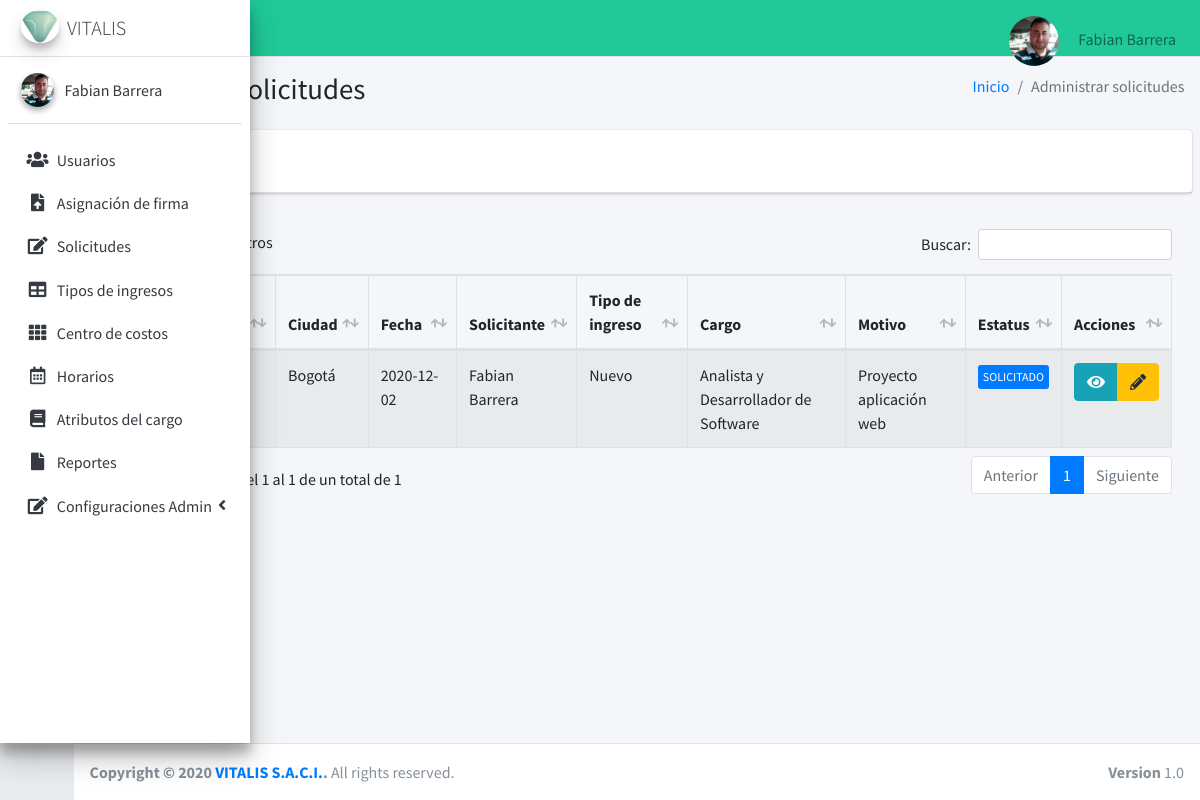
Page /solicitudes (signed in) on the earlier database version.
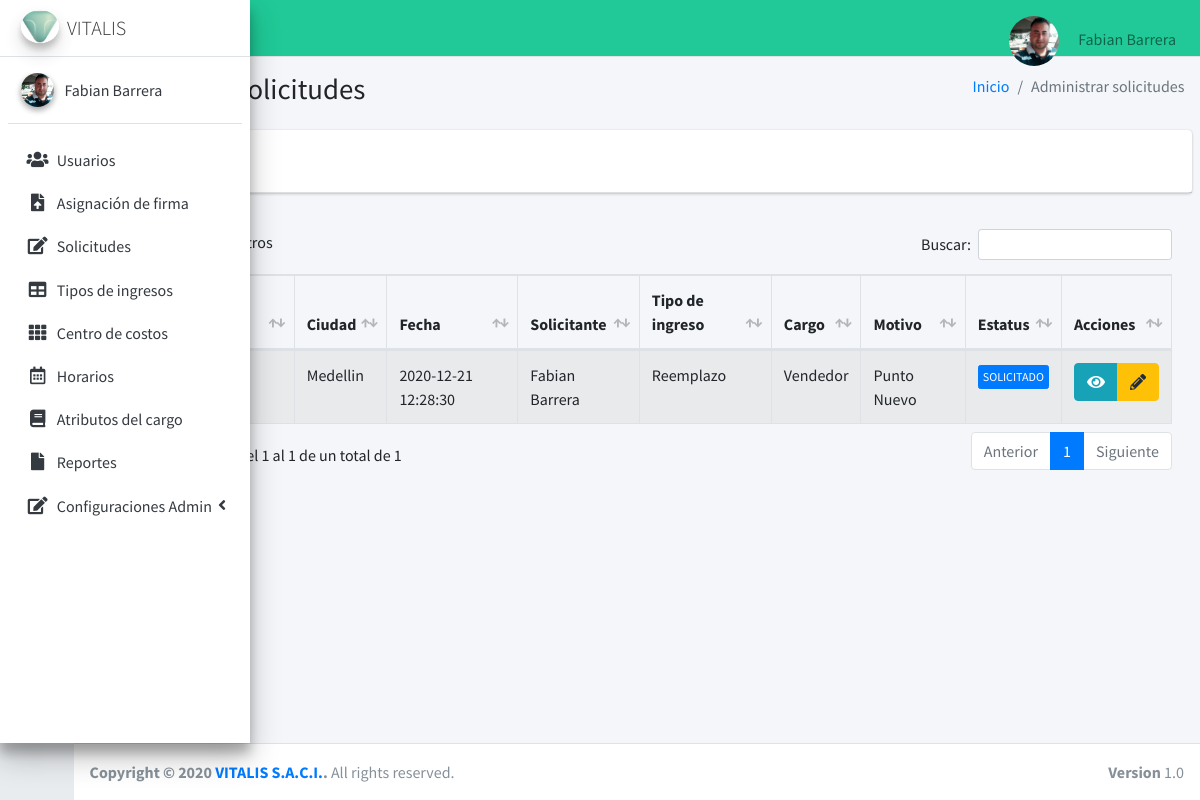
Same page on the later database version.
### tables this page shows
CREATE TABLE `solicitud` (
  `id` int(11) NOT NULL,
  `ciudad` varchar(30) DEFAULT NULL,
  `fecha` datetime DEFAULT current_timestamp(),
  `formacion` text NOT NULL,
  `otra_formacion` varchar(100) DEFAULT NULL,
  `genero` varchar(20) NOT NULL,
  `fecha_estado` timestamp NOT NULL DEFAULT current_timestamp(),
  `exp_lab` text DEFAULT NULL,
  `tiempo_exp` text NOT NULL,
  `ciudad_labor` text NOT NULL,
  `tipo_salario` varchar(100) NOT NULL,
  `monto_salario` varchar(250) DEFAULT NULL,
  `tipo_contrato` varchar(100) NOT NULL,
  `otra_duracion` varchar(100) NOT NULL,
  `observaciones` text NOT NULL,
  `id_usuario` int(11) NOT NULL,
  `motivo` text NOT NULL,
  `cargo_solicitado` text NOT NULL,
  `area_personal` text NOT NULL,
  `codigo_ceco` varchar(20) NOT NULL,
  `horario` varchar(100) NOT NULL,
  `tipo_ingreso` varchar(50) NOT NULL,
  `estatus` text NOT NULL,
  `fecha_recepcion` timestamp NOT NULL DEFAULT current_timestamp(),
  `fecha_contratacion` date NOT NULL,
  `nombre_candidato` text NOT NULL,
  `usuario_sap` varchar(11) NOT NULL,
  `experiencia_en` varchar(250) NOT NULL,
  `ti_pc` text DEFAULT NULL,
  `pc_observaciones` varchar(100) NOT NULL,
  `ti_telefono` text DEFAULT NULL,
  `tel_observaciones` varchar(100) NOT NULL,
  `ti_correo` text DEFAULT NULL,
  `correo_observaciones` varchar(100) NOT NULL,
  `ti_observaciones` varchar(250) NOT NULL,
  `permisos` varchar(250) NOT NULL,
  `codigo` int(11) NOT NULL,
  `nombre_ceco` text NOT NULL,
  `firma_solicitante` text NOT NULL,
  `nombre_director` varchar(100) NOT NULL,
  `firma_director` text NOT NULL,
  `nombre_df` varchar(100) NOT NULL,
  `firma_df` text NOT NULL
);

CREATE TABLE `usuarios` (
  `iduser` int(11) NOT NULL,
  `nombre` varchar(100) NOT NULL,
  `correo` varchar(50) NOT NULL,
  `usuario` text DEFAULT NULL,
  `password` text NOT NULL,
  `perfil` text NOT NULL,
  `area` text NOT NULL,
  `estado` int(11) NOT NULL,
  `fecha` timestamp NULL DEFAULT current_timestamp(),
  `foto` text NOT NULL,
  `telefono` bigint(50) DEFAULT NULL,
  `solicitudes` int(11) DEFAULT NULL,
  `ultimologin` datetime DEFAULT NULL
);

### controladores/plantilla.controlador.php (called while the page is built)
<?php
class ControladorPlantilla{
    static public function ctrPlantilla(){
        include "vistas/plantilla.php";
    }
}

### index.php (called while the page is built, shortened)
<?php
  require_once "controladores/plantilla.controlador.php";
  require_once "controladores/usuarios.controlador.php";
  require_once "controladores/solicitudes.controlador.php";
  require_once "controladores/centroCostos.controlador.php";
  require_once "modelos/usuarios.modelo.php";
  require_once "modelos/solicitudes.modelo.php";
  $plantilla =new ControladorPlantilla();
  $plantilla -> ctrPlantilla();
  ?>

### controladores/solicitudes.controlador.php (called while the page is built, shortened)
<?php
    class ControladorSolicitudes{
	static public function ctrMostrarSolicitudes($item, $valor){
		$tabla = "solicitud";
		$respuesta = ModeloSolicitudes::mdlMostrarSolicitudes($tabla, $item, $valor);
		return $respuesta;
	}
}

### modelos/conexion.php (called while the page is built)
<?php
class Conexion{
	static public function conectar(){
		$link = new PDO("mysql:host=localhost;dbname=vitaweb",
			            "root",
			            "");
		$link->exec("set names utf8");
		return $link;
	}
}

### modelos/solicitudes.modelo.php (called while the page is built, shortened)
<?php
class ModeloSolicitudes{
    static public function mdlMostrarSolicitudes($tabla, $item, $valor){
        if ($item != null) {
            $stmt = Conexion::conectar()->prepare("SELECT * FROM $tabla WHERE $item = :$item ORDER BY fecha DESC");
            $stmt -> bindParam(":".$item, $valor, PDO::PARAM_STR);
            $stmt -> execute();
            return $stmt ->fetch();
        }else {
            $stmt = Conexion::conectar()->prepare("SELECT * FROM $tabla ORDER BY fecha DESC");
            $stmt -> execute();
            return $stmt ->fetchAll();
        }
    }
}

### controladores/usuarios.controlador.php (called while the page is built, shortened)
<?php
class ControladorUsuarios{
	static public function ctrMostrarUsuarios($item, $valor){
		$tabla = "usuarios";
		$respuesta = ModeloUsuarios::mdlMostrarUsuarios($tabla, $item, $valor);
		return $respuesta;
	}
}

### modelos/usuarios.modelo.php (called while the page is built, shortened)
<?php
require_once "conexion.php";
class ModeloUsuarios{
	static public function mdlMostrarUsuarios($tabla, $item, $valor){
		if ($item != null) {
			$stmt = Conexion::conectar()->prepare("SELECT * FROM $tabla WHERE $item = :$item");
        	$stmt -> bindParam(":".$item, $valor, PDO::PARAM_STR);
        	$stmt -> execute();
        	return $stmt -> fetch();
		}else{
			$stmt = Conexion::conectar()->prepare("SELECT * FROM $tabla");
        	$stmt -> execute();
        	return $stmt -> fetchAll();
		}
    }
}

### vistas/modulos/solicitudes.php (the view, shortened to what this page needs)
<div class="content-wrapper">
  <section class="content-header">
    <div class="container-fluid">
      <div class="row mb-2">
        <div class="col-sm-6">
          <h1>Administrar solicitudes</h1>
        </div>
        <div class="col-sm-6">
          <ol class="breadcrumb float-sm-right">
            <li class="breadcrumb-item"><a href="inicio">Inicio</a></li>
            <li class="breadcrumb-item active">Administrar solicitudes</li>
          </ol>
        </div>
      </div>
    </div>
  </section>
  <section class="content">
    <div class="card">
      <div class="card-header">
        <a href="crear-solicitud">
        <button type="button" class="btn btn-primary">
        </button>
        </a>
      </div>
    </div>
    <div class="card-body">
      <table id="example1" class="table table-bordered table-striped">
        <thead>
          <tr>
            <th style="width: 10px;" >#</th>
            <th>Codigo Solicitud</th>
            <th>Ciudad</th>
            <th>Fecha</th>
            <th>Solicitante</th>
            <th>Tipo de ingreso</th>
            <th>Cargo</th>
            <th>Motivo</th>
            <th>Estatus</th>
            <th>Acciones</th>
          </tr>
        </thead>
        <tbody>
          <?php
            $item = null;
            $valor = null;
            $respuesta = ControladorSolicitudes::ctrMostrarSolicitudes($item, $valor);
            foreach ($respuesta as $key => $value) {
               echo '
               <tr>
               <td>'.($key+1).'</td>
               <td>'.$value["codigo"].'</td>
               <td>'.$value["ciudad"].'</td>
               <td>'.$value["fecha"].'</td>';
               $itemUsuario = "usuario";
               $valorUsuario = $value["id_usuario"];
               $respuestaUsuario = ControladorUsuarios::ctrMostrarUsuarios($itemUsuario, $valorUsuario);
               echo '<td>'.$respuestaUsuario["nombre"].'</td>
               <td>'.$value["tipo_ingreso"].'</td>
               <td>'.$value["cargo_solicitado"].'</td>
               <td>'.$value["motivo"].'</td>
               <td><button class="btn btn-primary btn-xs">SOLICITADO</button></td>
               <td>
                 <div class="btn-group">
                   <button class="btn btn-info"><i class="fas fa-eye"></i></button>
                   <button class="btn btn-warning"><i class="fas fa-pencil-alt"></i></button>
                 </div>
               </td>
             </tr>
               ';
            }
          ?>
        </tbody>
      </table>
    </div>
</div>
</div>

### vistas/plantilla.php (shortened to what this page needs)
<!DOCTYPE html>
<html>
<head>
  <link rel="stylesheet" href="vistas/plugins/fontawesome-free/css/all.min.css">
  <link rel="stylesheet" href="https://code.ionicframework.com/ionicons/2.0.1/css/ionicons.min.css">
  <link rel="stylesheet" href="vistas/plugins/datatables-bs4/css/dataTables.bootstrap4.min.css">
  <link rel="stylesheet" href="vistas/plugins/datatables-responsive/css/responsive.bootstrap4.min.css">
  <link rel="stylesheet" href="vistas/plugins/tempusdominus-bootstrap-4/css/tempusdominus-bootstrap-4.min.css">
  <link rel="stylesheet" href="vistas/plugins/icheck-bootstrap/icheck-bootstrap.min.css">
  <link rel="stylesheet" href="vistas/plugins/jqvmap/jqvmap.min.css">
  <link rel="stylesheet" href="vistas/dist/css/adminlte.css">
  <link rel="stylesheet" href="vistas/plugins/overlayScrollbars/css/OverlayScrollbars.min.css">
  <link rel="stylesheet" href="vistas/plugins/daterangepicker/daterangepicker.css">
  <link rel="stylesheet" href="vistas/plugins/summernote/summernote-bs4.css">
</head>
<body class="hold-transition sidebar-collapse sidebar-mini login-page">
  <?php
  if (isset($_SESSION["iniciarSesion"]) && $_SESSION["iniciarSesion"] == "ok") {
    echo '<div class="wrapper">';
    include "modulos/nav.php";
    include "modulos/menu.php";
    if (isset($_GET["ruta"])) {
      if (
        $_GET["ruta"] == "inicio" ||
        $_GET["ruta"] == "usuarios" ||
        $_GET["ruta"] == "asignacionFirma" ||
        $_GET["ruta"] == "solicitudes" ||
        $_GET["ruta"] == "crear-solicitud" ||
        $_GET["ruta"] == "editar-solicitud" ||
        $_GET["ruta"] == "tiposIngreso" ||
        $_GET["ruta"] == "centroCostos" ||
        $_GET["ruta"] == "horarios" ||
        $_GET["ruta"] == "atributosCargo" ||
        $_GET["ruta"] == "reportes" ||
        $_GET["ruta"] == "configuraciones" ||
        $_GET["ruta"] == "configurarCorreo" ||
        $_GET["ruta"] == "datosFormato" ||
        $_GET["ruta"] == "perfiles" ||
        $_GET["ruta"] == "login" ||
        $_GET["ruta"] == "salir"
      ) {
        include "modulos/" . $_GET["ruta"] . ".php";
      } else {
        include "modulos/404.php";
      }
    } else {
      include "modulos/inicio.php";
    }
    include "modulos/footer.php";
  } else {
    include "modulos/login.php";
  }
  ?>
</body>
</html>

### vistas/modulos/nav.php (shortened to what this page needs)
<nav class="main-header navbar navbar-expand navbar-teal navbar-light">
    <ul class="navbar-nav">
        <li class="nav-item">
            <a class="nav-link" data-widget="pushmenu" href="#" role="button"><i class="fas fa-bars"></i></a>
        </li>
    </ul>
    <ul class="navbar-nav ml-auto">
        <li class="nav-item dropdown user-menu">
            <a href="#" class="nav-link dropdown-toggle" data-toggle="dropdown" aria-expanded="false">
            <?php
                   if ($_SESSION["foto"] != ""){
                   echo '<img src="'.$_SESSION["foto"].'"class="img-size-50 mr-3 img-circle">';
                   }else {
                   echo '<img src="vistas/img/usuarios/user1.jpg" class="img-size-50 mr-3 img-circle">';
                   }
                   ?>
                <span class="d-none d-md-inline"> <?php echo $_SESSION["nombre"]; ?></span>
            </a>
        </li>
    </ul>
</nav>

### vistas/modulos/menu.php (shortened to what this page needs)
<aside class="main-sidebar sidebar-light-primary elevation-4">
    <a href="inicio" class="brand-link">
      <img src="vistas/dist/img/logo3.png" alt="AdminLTE Logo" class="brand-image img-circle elevation-3"
           style="opacity: .8">
      <span class="brand-text font-weight-light">VITALIS</span>
    </a>
    <div class="sidebar">
      <div class="user-panel mt-3 pb-3 mb-3 d-flex">
        <div class="image">
        <?php
                   if ($_SESSION["foto"] != ""){
                    echo '<img src="'.$_SESSION["foto"].'"class="img-circle elevation-2">';
                   }else {
                    echo '<img src="vistas/img/usuarios/user5.png" class="img-circle elevation-2" alt="User Image">';
                   }
                ?>
        </div>
        <div class="info">
          <a href="#" class="d-block"><?php echo $_SESSION["nombre"]; ?></a>
        </div>
      </div>
      <nav class="mt-2">
        <ul class="nav nav-pills nav-sidebar flex-column" data-widget="treeview" role="menu" data-accordion="false">
               <li class="nav-item">
            <a href="usuarios" class="nav-link">
              <i class="nav-icon fas fa-users"></i>
              <p>
                Usuarios
              </p>
            </a>
            <li class="nav-item">
            <a href="asignacionFirma" class="nav-link">
            <i class="nav-icon fas fa-file-upload"></i>
              <p>
                Asignación de firma
              </p>
            </a>
            <li class="nav-item">
            <a href="solicitudes" class="nav-link">
            <i class="nav-icon fas fa-edit"></i>
              <p>
                Solicitudes
              </p>
            </a>
          <li class="nav-item">
            <a href="tiposIngreso" class="nav-link">
            <i class="nav-icon fas fa-table"></i>
              <p>
                Tipos de ingresos
              </p>
            </a>
          </li>
          <li class="nav-item">
            <a href="centroCostos" class="nav-link">
              <i class="nav-icon fas fa-th"></i>
              <p>
                Centro de costos
              </p>
            </a>
          </li>
          <li class="nav-item">
            <a href="horarios" class="nav-link">
              <i class="nav-icon far fa-calendar-alt"></i>
              <p>
                Horarios
              </p>
            </a>
          </li>
          <li class="nav-item">
            <a href="atributosCargo" class="nav-link">
              <i class="nav-icon fas fa-book"></i>
              <p>
                Atributos del cargo
              </p>
            </a>
          </li>
          <li class="nav-item">
            <a href="reportes" class="nav-link">
              <i class="nav-icon fas fa-file"></i>
              <p>
                Reportes
              </p>
            </a>
          </li>
          <li class="nav-item has-treeview">
            <a href="configuraciones" class="nav-link">
            <i class="nav-icon fas fa-edit"></i>
              <p>
                Configuraciones Admin
                <i class="right fas fa-angle-left"></i>
              </p>
            </a>
          </li>
            </ul>
      </nav>
    </div>
  </aside>

### vistas/modulos/footer.php
<footer class="main-footer">
    <strong>Copyright &copy; 2020 <a href="#">VITALIS S.A.C.I.</a>.</strong>
    All rights reserved.
    <div class="float-right d-none d-sm-inline-block">
      <b>Version</b> 1.0
    </div>
  </footer>

Differences in the rows shown:
removed solicitud: ciudad "Bogotá", fecha "2020-12-02", usuarios.nombre "Fabian Barrera", tipo_ingreso "Nuevo", cargo_solicitado "Analista y Desarrollador de Software", motivo "Proyecto aplicación web"
added solicitud: ciudad "Medellin", fecha "2020-12-21 12:28:30", usuarios.nombre "Fabian Barrera", tipo_ingreso "Reemplazo", cargo_solicitado "Vendedor", motivo "Punto Nuevo"
